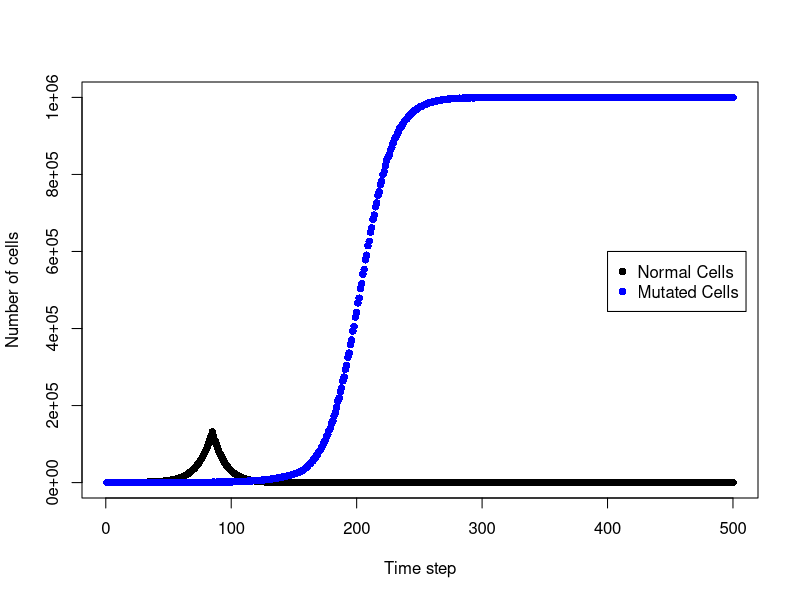

This figure's R source:
##### Exercise 10 #####


#make a population model for a bunch of cells
N0= 50# normal cell initial pop
M0= 1 # mutant cell initial pop
rN= 0.1 # normal cell growth rate
rM= 0.1 # mutated cell growth rate
K=1000000 #carrying capacity

# timesteps 
timesteps=500
Ns=numeric(length(timesteps)) # to store normal cell
Ms=numeric(length(timesteps)) # to store mutated cell
Ns[1]=N0
Ms[1]=0

#sub pop 1-- normal cells
#Nt = Nt + rN*Nt*(1-((Nt+Mt)/K))

#sub pop 2-- mutated cells
 #Mt = Mt + rM*Mt*(1-((Nt+Mt)/K))

for(t in 1:(timesteps-1)){
  if(Ns[t]<100){
    # before we start adding mutated cells
    Ns[t+1] <- Ns[t]+rN*Ns[t]*(1-((Ns[t]+Ms[t])/K))
    Ms[t+1] <- Ms[t]+rM*Ms[t]*(1-((Ns[t]+Ms[t])/K))
  }else if(Ms[t]>1000){
    # Cancer drug starts when mutated cells exceed 1000
    Ns[t+1] <- Ns[t]+(-0.1)*Ns[t]*(1-((Ns[t]+Ms[t])/K))
    Ms[t+1] <- Ms[t]+(rM*0.5)*Ms[t]*(1-((Ns[t]+Ms[t])/K))
  }else{
    #mutated subpop begins
    Ms[t+1]<-ifelse(Ms[t-1]==0, M0, Ms[t]+rM*Ms[t]*(1-((Ns[t]+Ms[t])/K)))
    Ns[t+1]<-Ns[t]+rN*Ns[t]*(1-((Ns[t]+Ms[t])/K))
  }
}

sims<-data.frame(timesteps=1:500,Ns=Ns, Ms=Ms)
plot(sims$timesteps, sims$Ns, ylim=c(0, 1000000), xlab="Time step", ylab="Number of cells", pch=16)
points(sims$timesteps, sims$Ms, col="blue", pch=16)
legend(x=400, y=600000, legend=c("Normal Cells", "Mutated Cells"), col=c("black", "blue"), pch=16 )

# when cancer drug is present, new rM = rM*0.5
# mutation occurs when Nt = 100
# drug treatment of N cells, rN =-0.1